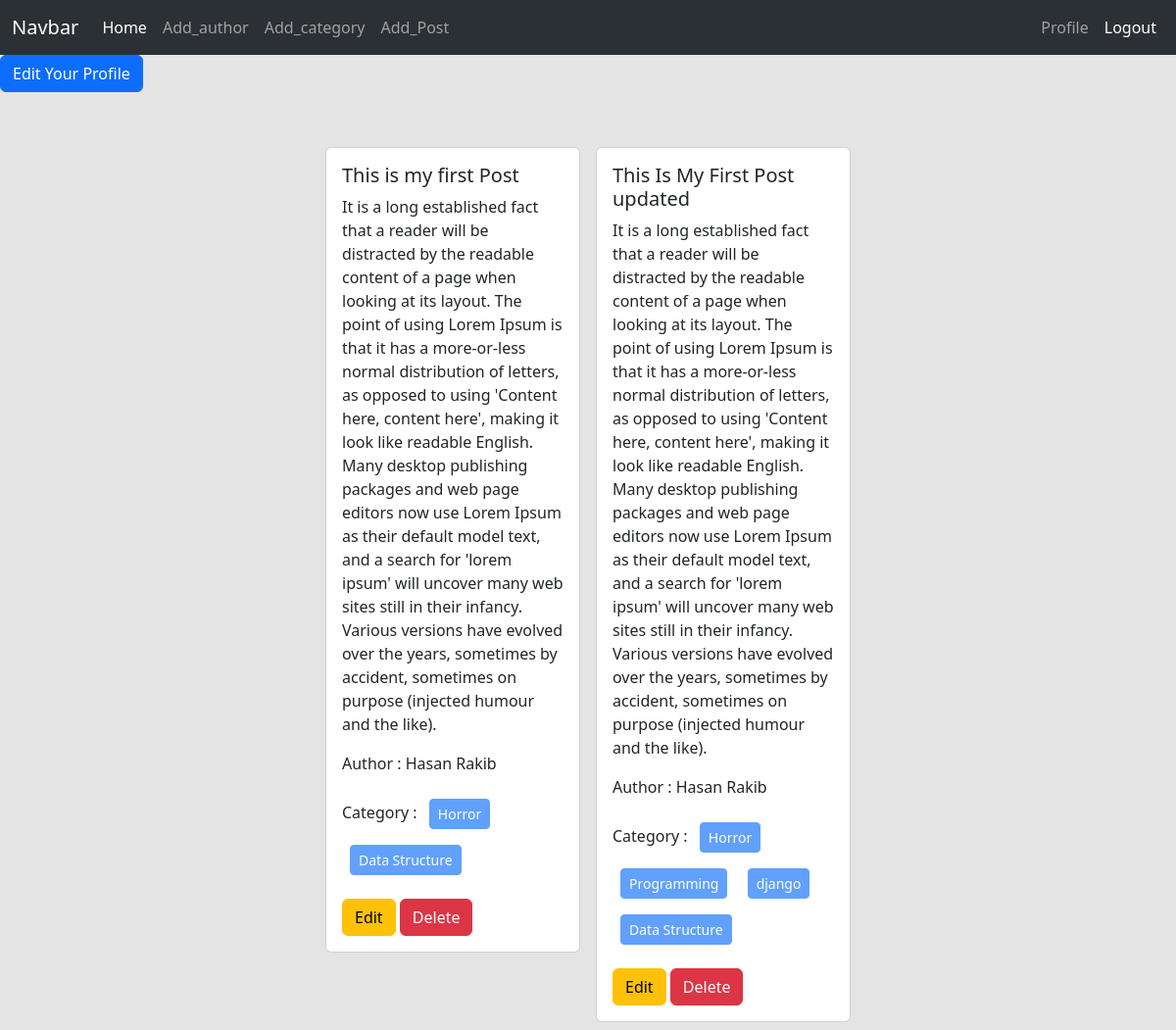
The app's page /author/profile/ (signed in) with its own data.
### post/models.py (models this page shows, shortened)
class Post(models.Model):
    title = models.CharField(max_length=50)
    content = models.TextField()
    category = models.ManyToManyField(Category)
    author = models.ForeignKey(User, on_delete=models.CASCADE)
    image = models.ImageField(upload_to='post/media/uploads/', blank=True,null=True)

### categories/models.py (models this page shows, shortened)
class Category(models.Model):
    name = models.CharField(max_length=20)
    slug = models.SlugField(max_length=100, unique=True, null=True, blank=True)

### author/views.py (the view)
# urls.py: path('profile/',views.profile, name='profile'),
@login_required
def profile(request):
     data = Post.objects.filter(author = request.user)
     return render(request,'profile.html',{'data': data})

### author/templates/profile.html
{% extends 'base.html' %} {% load crispy_forms_tags %} {% block content %}
<div>
  <a class="btn btn-primary" href="{% url 'edit_profile' %}">
    Edit Your Profile</a
  >
</div>
<div class="d-flex flex-wrap justify-content-center px-5 pt-5">
  {% for post in data %}
  <div class="col-sm-3">
    <div class="card m-2">
      <div class="card-body">
        <h5 class="card-title">{{post.title}}</h5>
        <p class="card-text">{{post.content}}</p>
        <p>Author : {{post.author.first_name}} {{post.author.last_name}}</p>
        <p>
          Category : {% for cat in post.category.all %}
          <button class="btn btn-primary btn-sm m-2" disabled>
            {{cat.name}}
          </button>
          {% endfor %}
        </p>
        <a href="{% url 'edit_post' post.id %}" class="btn btn-warning">Edit</a>
        <a href="{% url 'delete_post' post.id %}" class="btn btn-danger"
          >Delete</a
        >
      </div>
    </div>
  </div>
  {% endfor %}
</div>
{% endblock %}

### records on screen
Post: title "This is my first Post", content "It is a long established fact that a reader will be distracted by the readable content of a page when looking at its layout. The point of using Lorem Ipsum is that it has a more-or-less normal distribution of letters, as opposed to using 'Content here, content here', making it look like readable English. Many desktop publishing packages and web page editors now use Lorem Ipsum as their default model text, and a search for 'lorem ipsum' will uncover many web sites still in their infancy. Various versions have evolved over the years, sometimes by accident, sometimes on purpose (injected humour and the like).", author.first_name "Hasan", author.last_name "Rakib"
Category: name "Horror"
Category: name "Data Structure"
Post: title "This Is My First Post updated", content "It is a long established fact that a reader will be distracted by the readable content of a page when looking at its layout. The point of using Lorem Ipsum is that it has a more-or-less normal distribution of letters, as opposed to using 'Content here, content here', making it look like readable English. Many desktop publishing packages and web page editors now use Lorem Ipsum as their default model text, and a search for 'lorem ipsum' will uncover many web sites still in their infancy. Various versions have evolved over the years, sometimes by accident, sometimes on purpose (injected humour and the like).", author.first_name "Hasan", author.last_name "Rakib"
Category: name "Programming"
Category: name "django"
